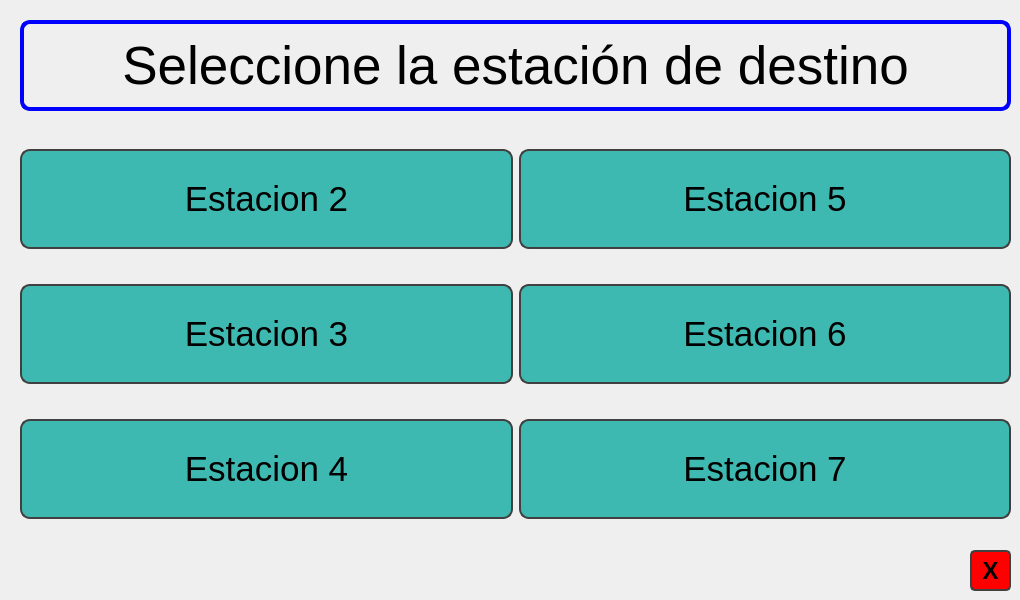
    <widget class="QWidget" name="page">
     <widget class="QLabel" name="label">
      <property name="geometry">
       <rect>
        <x>20</x>
        <y>20</y>
        <width>991</width>
        <height>91</height>
       </rect>
      </property>
      <property name="font">
       <font>
        <pointsize>40</pointsize>
       </font>
      </property>
      <property name="layoutDirection">
       <enum>Qt::RightToLeft</enum>
      </property>
      <property name="styleSheet">
       <string notr="true">color: rgb(0, 0, 0);
border: 4px solid;
border-radius: 10px;
border-color: rgb(0, 0, 255);</string>
      </property>
      <property name="frameShape">
       <enum>QFrame::Box</enum>
      </property>
      <property name="frameShadow">
       <enum>QFrame::Raised</enum>
      </property>
      <property name="lineWidth">
       <number>2</number>
      </property>
      <property name="midLineWidth">
       <number>0</number>
      </property>
      <property name="text">
       <string>Seleccione la estación de destino</string>
      </property>
      <property name="alignment">
       <set>Qt::AlignCenter</set>
      </property>
     </widget>
     <widget class="QWidget" name="layoutWidget">
      <property name="geometry">
       <rect>
        <x>20</x>
        <y>120</y>
        <width>991</width>
        <height>431</height>
       </rect>
      </property>
      <layout class="QHBoxLayout" name="horizontalLayout">
       <item>
        <layout class="QVBoxLayout" name="verticalLayout">
         <item>
          <widget class="QPushButton" name="BotonEst2">
           <property name="enabled">
            <bool>true</bool>
           </property>
           <property name="sizePolicy">
            <sizepolicy hsizetype="Minimum" vsizetype="Fixed">
             <horstretch>30</horstretch>
             <verstretch>0</verstretch>
            </sizepolicy>
           </property>
           <property name="minimumSize">
            <size>
             <width>100</width>
             <height>100</height>
            </size>
           </property>
           <property name="font">
            <font>
             <pointsize>26</pointsize>
            </font>
           </property>
           <property name="styleSheet">
            <string notr="true">QPushButton {
		
	
	background-color: rgb(62, 185, 177);
	   color: rgb(0, 0, 0);   
       border: 2px solid rgb(64, 64, 64);
       border-radius: 10px;
    }

    QPushButton:pressed {
	color: rgb(255, 255, 255);
	
	background-color: rgb(31, 95, 95);
    }
</string>
           </property>
           <property name="text">
            <string>Estacion 2</string>
           </property>
          </widget>
         </item>
         <item>
          <widget class="QPushButton" name="BotonEst3">
           <property name="minimumSize">
            <size>
             <width>0</width>
             <height>100</height>
            </size>
           </property>
           <property name="font">
            <font>
             <pointsize>26</pointsize>
            </font>
           </property>
           <property name="styleSheet">
            <string notr="true">QPushButton {
		
	
	background-color: rgb(62, 185, 177);
	   color: rgb(0, 0, 0);   
       border: 2px solid rgb(64, 64, 64);
       border-radius: 10px;
    }

    QPushButton:pressed {
	color: rgb(255, 255, 255);
	
	background-color: rgb(31, 95, 95);
    }</string>
           </property>
           <property name="text">
            <string>Estacion 3</string>
           </property>
          </widget>
         </item>
         <item>
          <widget class="QPushButton" name="BotonEst4">
           <property name="enabled">
            <bool>true</bool>
           </property>
           <property name="minimumSize">
            <size>
             <width>0</width>
             <height>100</height>
            </size>
           </property>
           <property name="font">
            <font>
             <pointsize>26</pointsize>
            </font>
           </property>
           <property name="styleSheet">
            <string notr="true">QPushButton {
		
	
	background-color: rgb(62, 185, 177);
	   color: rgb(0, 0, 0);   
       border: 2px solid rgb(64, 64, 64);
       border-radius: 10px;
    }

    QPushButton:pressed {
	color: rgb(255, 255, 255);
	
	background-color: rgb(31, 95, 95);
    }</string>
           </property>
           <property name="text">
            <string>Estacion 4</string>
           </property>
          </widget>
         </item>
        </layout>
       </item>
       <item>
        <layout class="QVBoxLayout" name="verticalLayout_2">
         <item>
          <widget class="QPushButton" name="BotonEst5">
           <property name="minimumSize">
            <size>
             <width>0</width>
             <height>100</height>
            </size>
           </property>
           <property name="font">
            <font>
             <pointsize>26</pointsize>
            </font>
           </property>
           <property name="styleSheet">
            <string notr="true">QPushButton {
		
	
	background-color: rgb(62, 185, 177);
	   color: rgb(0, 0, 0);   
       border: 2px solid rgb(64, 64, 64);
       border-radius: 10px;
    }

    QPushButton:pressed {
	color: rgb(255, 255, 255);
	
	background-color: rgb(31, 95, 95);
    }</string>
           </property>
           <property name="text">
            <string>Estacion 5</string>
           </property>
          </widget>
         </item>
         <item>
          <widget class="QPushButton" name="BotonEst6">
           <property name="minimumSize">
            <size>
             <width>0</width>
             <height>100</height>
            </size>
           </property>
           <property name="palette">
            <palette>
             <active>
              <colorrole role="WindowText">
               <brush brushstyle="SolidPattern">
                <color alpha="255">
                 <red>0</red>
                 <green>0</green>
                 <blue>0</blue>
                </color>
               </brush>
              </colorrole>
              <colorrole role="Button">
               <brush brushstyle="SolidPattern">
                <color alpha="255">
                 <red>62</red>
                 <green>185</green>
                 <blue>177</blue>
                </color>
               </brush>
              </colorrole>
              <colorrole role="Text">
               <brush brushstyle="SolidPattern">
                <color alpha="255">
                 <red>0</red>
                 <green>0</green>
                 <blue>0</blue>
                </color>
               </brush>
              </colorrole>
              <colorrole role="ButtonText">
               <brush brushstyle="SolidPattern">
                <color alpha="255">
                 <red>0</red>
                 <green>0</green>
                 <blue>0</blue>
                </color>
               </brush>
              </colorrole>
              <colorrole role="Base">
               <brush brushstyle="SolidPattern">
                <color alpha="255">
                 <red>62</red>
                 <green>185</green>
                 <blue>177</blue>
                </color>
               </brush>
              </colorrole>
              <colorrole role="Window">
               <brush brushstyle="SolidPattern">
                <color alpha="255">
                 <red>62</red>
                 <green>185</green>
                 <blue>177</blue>
                </color>
               </brush>
              </colorrole>
              <colorrole role="PlaceholderText">
               <brush brushstyle="SolidPattern">
                <color alpha="128">
                 <red>0</red>
                 <green>0</green>
                 <blue>0</blue>
                </color>
               </brush>
              </colorrole>
             </active>
             <inactive>
              <colorrole role="WindowText">
               <brush brushstyle="SolidPattern">
                <color alpha="255">
                 <red>0</red>
                 <green>0</green>
                 <blue>0</blue>
                </color>
               </brush>
              </colorrole>
              <colorrole role="Button">
               <brush brushstyle="SolidPattern">
                <color alpha="255">
                 <red>62</red>
                 <green>185</green>
                 <blue>177</blue>
                </color>
               </brush>
              </colorrole>
              <colorrole role="Text">
               <brush brushstyle="SolidPattern">
                <color alpha="255">
                 <red>0</red>
                 <green>0</green>
                 <blue>0</blue>
                </color>
               </brush>
              </colorrole>
              <colorrole role="ButtonText">
               <brush brushstyle="SolidPattern">
                <color alpha="255">
                 <red>0</red>
                 <green>0</green>
                 <blue>0</blue>
                </color>
               </brush>
              </colorrole>
              <colorrole role="Base">
               <brush brushstyle="SolidPattern">
                <color alpha="255">
                 <red>62</red>
                 <green>185</green>
                 <blue>177</blue>
                </color>
               </brush>
              </colorrole>
              <colorrole role="Window">
               <brush brushstyle="SolidPattern">
                <color alpha="255">
                 <red>62</red>
                 <green>185</green>
                 <blue>177</blue>
                </color>
               </brush>
              </colorrole>
              <colorrole role="PlaceholderText">
               <brush brushstyle="SolidPattern">
                <color alpha="128">
                 <red>0</red>
                 <green>0</green>
                 <blue>0</blue>
                </color>
               </brush>
              </colorrole>
             </inactive>
             <disabled>
              <colorrole role="WindowText">
               <brush brushstyle="SolidPattern">
                <color alpha="255">
                 <red>0</red>
                 <green>0</green>
                 <blue>0</blue>
                </color>
               </brush>
              </colorrole>
              <colorrole role="Button">
               <brush brushstyle="SolidPattern">
                <color alpha="255">
                 <red>62</red>
                 <green>185</green>
                 <blue>177</blue>
                </color>
               </brush>
              </colorrole>
              <colorrole role="Text">
               <brush brushstyle="SolidPattern">
                <color alpha="255">
                 <red>0</red>
                 <green>0</green>
                 <blue>0</blue>
                </color>
               </brush>
              </colorrole>
              <colorrole role="ButtonText">
               <brush brushstyle="SolidPattern">
                <color alpha="255">
                 <red>0</red>
                 <green>0</green>
                 <blue>0</blue>
                </color>
               </brush>
              </colorrole>
              <colorrole role="Base">
               <brush brushstyle="SolidPattern">
                <color alpha="255">
                 <red>62</red>
                 <green>185</green>
                 <blue>177</blue>
                </color>
               </brush>
              </colorrole>
              <colorrole role="Window">
               <brush brushstyle="SolidPattern">
                <color alpha="255">
                 <red>62</red>
                 <green>185</green>
                 <blue>177</blue>
                </color>
               </brush>
              </colorrole>
              <colorrole role="PlaceholderText">
               <brush brushstyle="SolidPattern">
                <color alpha="128">
                 <red>0</red>
                 <green>0</green>
                 <blue>0</blue>
                </color>
               </brush>
              </colorrole>
             </disabled>
            </palette>
           </property>
           <property name="font">
            <font>
             <pointsize>26</pointsize>
            </font>
           </property>
           <property name="styleSheet">
            <string notr="true">QPushButton {
		
	
	background-color: rgb(62, 185, 177);
	   color: rgb(0, 0, 0);   
       border: 2px solid rgb(64, 64, 64);
       border-radius: 10px;
    }

    QPushButton:pressed {
	color: rgb(255, 255, 255);
	
	background-color: rgb(31, 95, 95);
    }</string>
           </property>
           <property name="text">
            <string>Estacion 6</string>
           </property>
          </widget>
         </item>
         <item>
          <widget class="QPushButton" name="BotonEst7">
           <property name="minimumSize">
            <size>
             <width>0</width>
             <height>100</height>
            </size>
           </property>
           <property name="font">
            <font>
             <pointsize>26</pointsize>
            </font>
           </property>
           <property name="styleSheet">
            <string notr="true">QPushButton {
		
	
	background-color: rgb(62, 185, 177);
	   color: rgb(0, 0, 0);   
       border: 2px solid rgb(64, 64, 64);
       border-radius: 10px;
    }

    QPushButton:pressed {
	color: rgb(255, 255, 255);
	
	background-color: rgb(31, 95, 95);
    }</string>
           </property>
           <property name="text">
            <string>Estacion 7</string>
           </property>
          </widget>
         </item>
        </layout>
       </item>
      </layout>
     </widget>
     <widget class="QPushButton" name="BotonSalirEst">
      <property name="geometry">
       <rect>
        <x>970</x>
        <y>550</y>
        <width>41</width>
        <height>41</height>
       </rect>
      </property>
      <property name="font">
       <font>
        <pointsize>18</pointsize>
        <bold>true</bold>
       </font>
      </property>
      <property name="styleSheet">
       <string notr="true">QPushButton {
		
	
	
	background-color: rgb(255, 0, 0);
	   color: rgb(0, 0, 0);   
       border: 2px solid rgb(64, 64, 64);
       border-radius: 5px;
    }

    QPushButton:pressed {
	color: rgb(255, 255, 255);
	
	background-color: rgb(122, 0, 0);
    }</string>
      </property>
      <property name="text">
       <string>X</string>
      </property>
     </widget>
    </widget>
